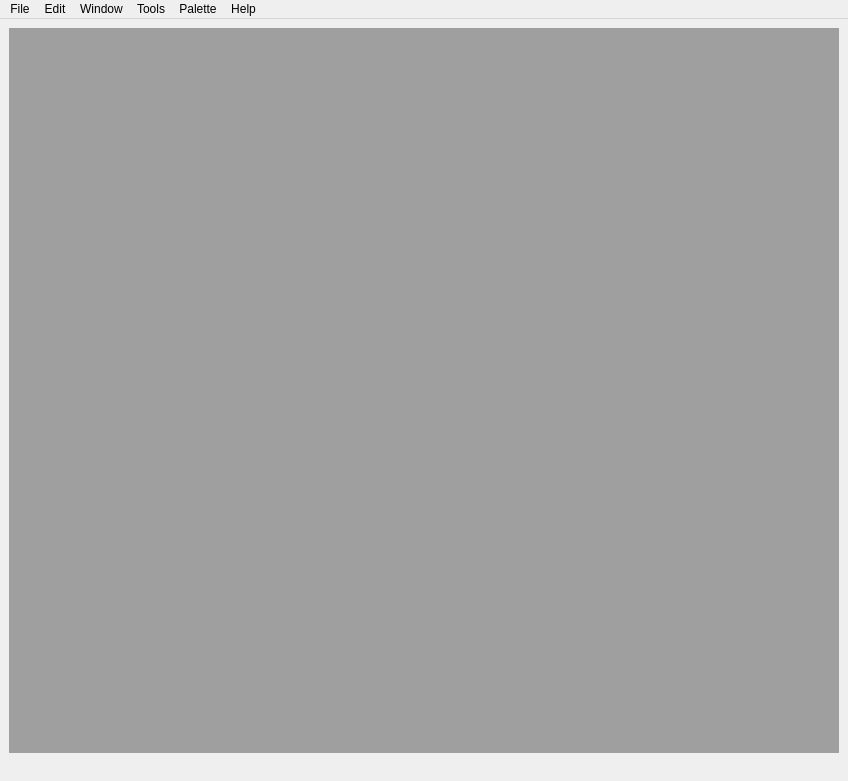
<?xml version="1.0" encoding="UTF-8"?>
<ui version="4.0">
 <class>BeeMasterMdiSpec</class>
 <widget class="QMainWindow" name="BeeMasterMdiSpec">
  <property name="windowModality">
   <enum>Qt::NonModal</enum>
  </property>
  <property name="enabled">
   <bool>true</bool>
  </property>
  <property name="geometry">
   <rect>
    <x>0</x>
    <y>0</y>
    <width>848</width>
    <height>781</height>
   </rect>
  </property>
  <property name="sizePolicy">
   <sizepolicy hsizetype="MinimumExpanding" vsizetype="MinimumExpanding">
    <horstretch>0</horstretch>
    <verstretch>0</verstretch>
   </sizepolicy>
  </property>
  <property name="minimumSize">
   <size>
    <width>400</width>
    <height>200</height>
   </size>
  </property>
  <property name="baseSize">
   <size>
    <width>242</width>
    <height>103</height>
   </size>
  </property>
  <property name="windowTitle">
   <string>BeeDraw</string>
  </property>
  <property name="dockNestingEnabled">
   <bool>false</bool>
  </property>
  <widget class="QWidget" name="centralwidget">
   <property name="sizePolicy">
    <sizepolicy hsizetype="Ignored" vsizetype="Ignored">
     <horstretch>0</horstretch>
     <verstretch>0</verstretch>
    </sizepolicy>
   </property>
   <property name="contextMenuPolicy">
    <enum>Qt::PreventContextMenu</enum>
   </property>
   <layout class="QVBoxLayout" name="verticalLayout">
    <item>
     <widget class="QMdiArea" name="mdiArea">
      <property name="sizePolicy">
       <sizepolicy hsizetype="Ignored" vsizetype="Ignored">
        <horstretch>0</horstretch>
        <verstretch>0</verstretch>
       </sizepolicy>
      </property>
     </widget>
    </item>
   </layout>
  </widget>
  <widget class="QMenuBar" name="menubar">
   <property name="geometry">
    <rect>
     <x>0</x>
     <y>0</y>
     <width>848</width>
     <height>27</height>
    </rect>
   </property>
   <widget class="QMenu" name="menuHelp">
    <property name="title">
     <string>Help</string>
    </property>
    <addaction name="action_Help_About"/>
   </widget>
   <widget class="QMenu" name="menuEdit">
    <property name="title">
     <string>Edit</string>
    </property>
    <addaction name="action_Edit_Configure"/>
   </widget>
   <widget class="QMenu" name="menuPalette">
    <property name="title">
     <string>Palette</string>
    </property>
    <addaction name="Palette_save_default"/>
    <addaction name="Palette_load_default"/>
    <addaction name="separator"/>
    <addaction name="actionSave_as"/>
    <addaction name="Palette_load"/>
    <addaction name="separator"/>
    <addaction name="Palette_Configure"/>
   </widget>
   <widget class="QMenu" name="menuTool">
    <property name="title">
     <string>Tools</string>
    </property>
    <addaction name="Tool_save_default"/>
    <addaction name="Tool_load_default"/>
    <addaction name="separator"/>
    <addaction name="Tool_save_as"/>
    <addaction name="Tool_load_from"/>
   </widget>
   <widget class="QMenu" name="menuWindow">
    <property name="title">
     <string>Window</string>
    </property>
    <widget class="QMenu" name="menu_Window_Drawing_Windows">
     <property name="title">
      <string>Drawing Windows</string>
     </property>
     <addaction name="separator"/>
    </widget>
    <addaction name="Window_Layers"/>
    <addaction name="Window_Palette"/>
    <addaction name="Window_Tool_Options"/>
    <addaction name="Window_Tool_Selection"/>
    <addaction name="menu_Window_Drawing_Windows"/>
    <addaction name="separator"/>
    <addaction name="action_Window_Save_Window_Positions"/>
   </widget>
   <widget class="QMenu" name="menuMain_Window">
    <property name="title">
     <string>File</string>
    </property>
    <addaction name="action_File_New"/>
    <addaction name="action_File_Open"/>
    <addaction name="action_File_Play"/>
    <addaction name="action_File_Connect"/>
    <addaction name="action_File_Exit"/>
   </widget>
   <addaction name="menuMain_Window"/>
   <addaction name="menuEdit"/>
   <addaction name="menuWindow"/>
   <addaction name="menuTool"/>
   <addaction name="menuPalette"/>
   <addaction name="menuHelp"/>
  </widget>
  <widget class="QStatusBar" name="statusbar">
   <property name="enabled">
    <bool>true</bool>
   </property>
   <property name="sizeGripEnabled">
    <bool>false</bool>
   </property>
  </widget>
  <action name="action_File_Open">
   <property name="text">
    <string>Open</string>
   </property>
   <property name="shortcut">
    <string>Ctrl+O</string>
   </property>
  </action>
  <action name="action_File_Play">
   <property name="text">
    <string>Play</string>
   </property>
   <property name="shortcut">
    <string>Ctrl+P</string>
   </property>
  </action>
  <action name="action_File_Connect">
   <property name="text">
    <string>Connect</string>
   </property>
   <property name="shortcut">
    <string>Ctrl+E</string>
   </property>
  </action>
  <action name="action_File_Exit">
   <property name="text">
    <string>Exit</string>
   </property>
   <property name="shortcut">
    <string>Ctrl+Q</string>
   </property>
  </action>
  <action name="action_File_New">
   <property name="text">
    <string>New</string>
   </property>
   <property name="toolTip">
    <string>Create New Document</string>
   </property>
   <property name="shortcut">
    <string>Ctrl+N</string>
   </property>
   <property name="autoRepeat">
    <bool>true</bool>
   </property>
  </action>
  <action name="action_Help_About">
   <property name="text">
    <string>About</string>
   </property>
  </action>
  <action name="Window_Layers">
   <property name="checkable">
    <bool>true</bool>
   </property>
   <property name="checked">
    <bool>true</bool>
   </property>
   <property name="text">
    <string>Layers</string>
   </property>
  </action>
  <action name="action_Edit_Configure">
   <property name="text">
    <string>Configure</string>
   </property>
  </action>
  <action name="Window_Palette">
   <property name="checkable">
    <bool>true</bool>
   </property>
   <property name="checked">
    <bool>true</bool>
   </property>
   <property name="text">
    <string>Palette</string>
   </property>
  </action>
  <action name="Tool_save_default">
   <property name="text">
    <string>Save  all current options as defaults</string>
   </property>
  </action>
  <action name="Tool_load_default">
   <property name="text">
    <string>Set current options to defaults</string>
   </property>
  </action>
  <action name="Tool_save_as">
   <property name="text">
    <string>Save all current tool options as</string>
   </property>
  </action>
  <action name="Tool_load_from">
   <property name="text">
    <string>Load tool options from file</string>
   </property>
  </action>
  <action name="Window_Tool_Options">
   <property name="checkable">
    <bool>true</bool>
   </property>
   <property name="checked">
    <bool>true</bool>
   </property>
   <property name="text">
    <string>Tool Options</string>
   </property>
  </action>
  <action name="action_Window_Save_Window_Positions">
   <property name="text">
    <string>Save Window Positions</string>
   </property>
  </action>
  <action name="Palette_save_default">
   <property name="text">
    <string>Save as default</string>
   </property>
  </action>
  <action name="Palette_load_default">
   <property name="text">
    <string>Load from default</string>
   </property>
  </action>
  <action name="actionSave_as">
   <property name="text">
    <string>Save as</string>
   </property>
  </action>
  <action name="Palette_load">
   <property name="text">
    <string>Load from file</string>
   </property>
  </action>
  <action name="actionConfigure_Palette">
   <property name="text">
    <string>Configure Palette</string>
   </property>
  </action>
  <action name="Palette_Configure">
   <property name="text">
    <string>Configure Palette</string>
   </property>
  </action>
  <action name="actionTool_Selection">
   <property name="text">
    <string>Tool Selection</string>
   </property>
  </action>
  <action name="Window_Tool_Selection">
   <property name="checkable">
    <bool>true</bool>
   </property>
   <property name="checked">
    <bool>true</bool>
   </property>
   <property name="text">
    <string>Tool Selection</string>
   </property>
  </action>
 </widget>
 <resources/>
 <connections>
  <connection>
   <sender>action_File_Exit</sender>
   <signal>triggered()</signal>
   <receiver>BeeMasterMdiSpec</receiver>
   <slot>close()</slot>
   <hints>
    <hint type="sourcelabel">
     <x>-1</x>
     <y>-1</y>
    </hint>
    <hint type="destinationlabel">
     <x>161</x>
     <y>136</y>
    </hint>
   </hints>
  </connection>
 </connections>
</ui>
